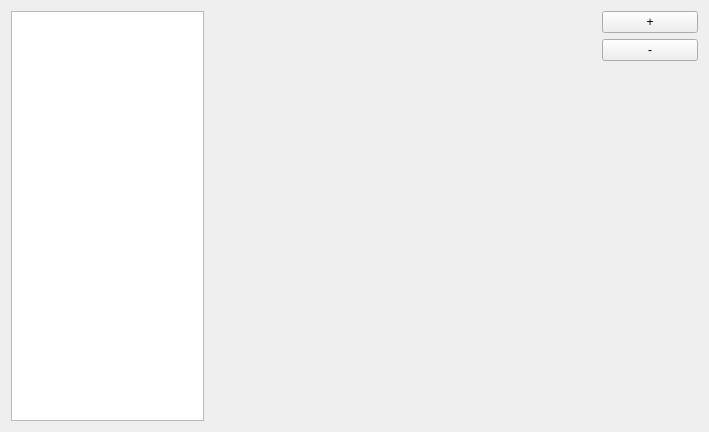
<?xml version="1.0" encoding="UTF-8"?>
<ui version="4.0">
 <class>ActionsTab</class>
 <widget class="QWidget" name="ActionsTab">
  <property name="geometry">
   <rect>
    <x>0</x>
    <y>0</y>
    <width>709</width>
    <height>432</height>
   </rect>
  </property>
  <property name="windowTitle">
   <string>Form</string>
  </property>
  <layout class="QHBoxLayout" name="horizontalLayout" stretch="2,4,1">
   <item>
    <widget class="QListView" name="listView">
     <property name="editTriggers">
      <set>QAbstractItemView::NoEditTriggers</set>
     </property>
     <property name="showDropIndicator" stdset="0">
      <bool>false</bool>
     </property>
     <property name="defaultDropAction">
      <enum>Qt::IgnoreAction</enum>
     </property>
     <property name="alternatingRowColors">
      <bool>true</bool>
     </property>
    </widget>
   </item>
   <item>
    <widget class="ActionEditor" name="editorWidget" native="true"/>
   </item>
   <item>
    <layout class="QVBoxLayout" name="buttonsLayout">
     <item>
      <widget class="QPushButton" name="buttonAdd">
       <property name="text">
        <string>+</string>
       </property>
      </widget>
     </item>
     <item>
      <widget class="QPushButton" name="buttonRemove">
       <property name="text">
        <string>-</string>
       </property>
      </widget>
     </item>
     <item>
      <spacer name="verticalSpacer">
       <property name="orientation">
        <enum>Qt::Vertical</enum>
       </property>
       <property name="sizeHint" stdset="0">
        <size>
         <width>20</width>
         <height>40</height>
        </size>
       </property>
      </spacer>
     </item>
    </layout>
   </item>
  </layout>
 </widget>
 <customwidgets>
  <customwidget>
   <class>ActionEditor</class>
   <extends>QWidget</extends>
   <header>settings/actioneditor.h</header>
   <container>1</container>
  </customwidget>
 </customwidgets>
 <resources/>
 <connections/>
</ui>
